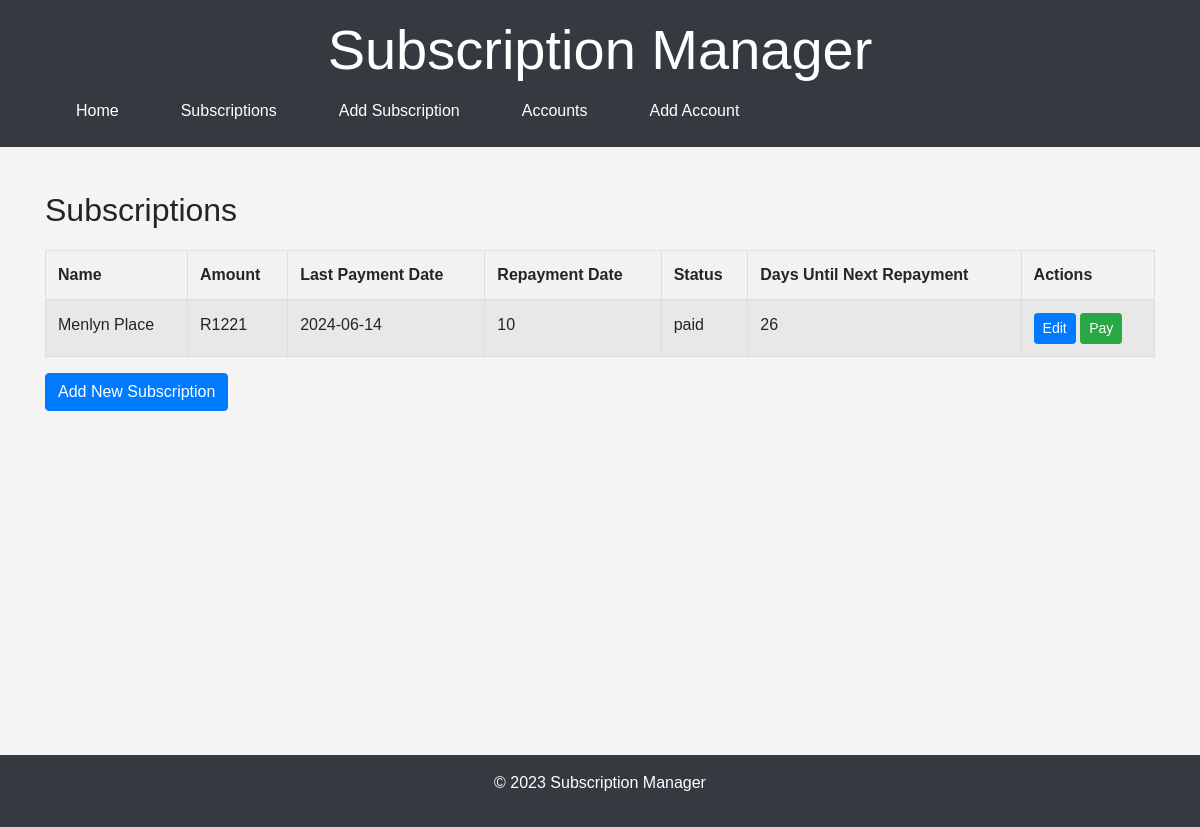
Page /subscriptions/ on the earlier database version.
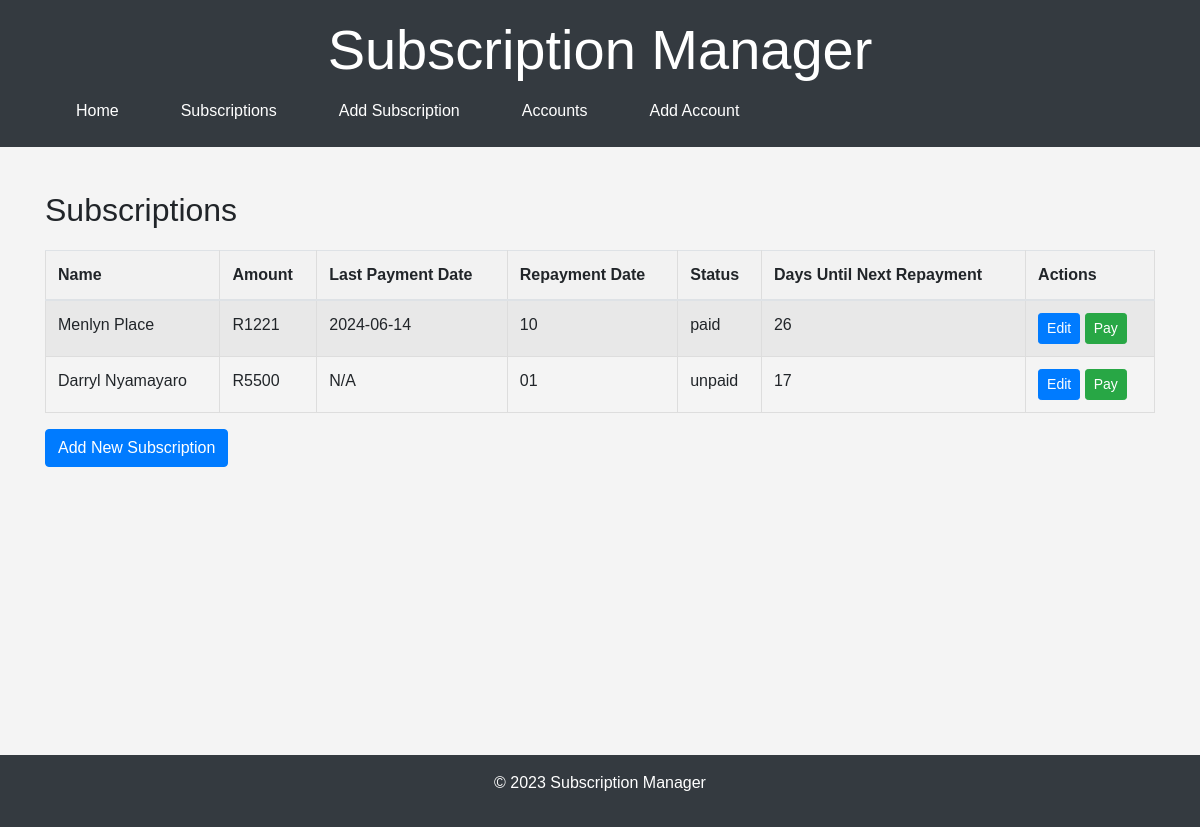
Same page on the later database version.
### models.py (models this page shows)
class Subscription(Base):
    __tablename__ = "subscriptions"
    id = Column(Integer, primary_key=True, index=True)
    name = Column(String, index=True)
    payment_amount = Column(Integer)
    payment_date = Column(DateTime, nullable=True)  # Initialize as None
    repayment_date = Column(String, default="01-01")  # Default to January 1st
    status = Column(String, default="unpaid")
    account_id = Column(Integer, ForeignKey("accounts.id"), nullable=True)
    account = relationship("Account", back_populates="subscriptions")

### main.py (the view)
@app.get("/subscriptions/")
def read_subscriptions(request: Request, db: Session = Depends(get_db)):
    try:
        subscriptions = crud.get_subscriptions(db)
        for subscription in subscriptions:
            subscription.days_until_next_repayment = crud.get_days_until_next_repayment(subscription)
        return templates.TemplateResponse("subscriptions.html", {"request": request, "subscriptions": subscriptions})
    except Exception as e:
        logging.error(f"Error fetching subscriptions data: {e}")
        raise HTTPException(status_code=500, detail="Internal Server Error")

### Templates/subscriptions.html
{% extends "base.html" %}
{% block content %}
<h2>Subscriptions</h2>
<table class="table table-striped">
    <thead>
        <tr>
            <th>Name</th>
            <th>Amount</th>
            <th>Last Payment Date</th>
            <th>Repayment Date</th>
            <th>Status</th>
            <th>Days Until Next Repayment</th>
            <th>Actions</th>
        </tr>
    </thead>
    <tbody>
        {% for subscription in subscriptions %}
        <tr>
            <td>{{ subscription.name }}</td>
            <td>R{{ subscription.payment_amount }}</td>
            <td>{{ subscription.payment_date.strftime('%Y-%m-%d') if subscription.payment_date else 'N/A' }}</td>
            <td>{{ subscription.repayment_date }}</td>
            <td>{{ subscription.status }}</td>
            <td>{{ subscription.days_until_next_repayment }}</td>
            <td>
                <a href="/subscriptions/edit/{{ subscription.id }}" class="btn btn-primary btn-sm">Edit</a>
                <form method="post" action="/subscriptions/pay/{{ subscription.id }}" style="display:inline;">
                    <button type="submit" class="btn btn-success btn-sm">Pay</button>
                </form>
            </td>
        </tr>
        {% endfor %}
    </tbody>
</table>
<a href="/subscriptions/add/" class="btn btn-primary">Add New Subscription</a>
{% endblock %}

### Templates/base.html (shortened to what this page needs)
<!DOCTYPE html>
<html lang="en">
<head>
    <link rel="stylesheet" href="https://stackpath.bootstrapcdn.com/bootstrap/4.5.2/css/bootstrap.min.css">
    <link rel="stylesheet" href="/static/css/styles.css">
</head>
<body>
    <header class="bg-dark text-white py-3">
        <div class="container">
            <h1 class="display-4">Subscription Manager</h1>
            <nav class="nav nav-pills">
                <a class="nav-link text-white" href="/">Home</a>
                <a class="nav-link text-white" href="/subscriptions/">Subscriptions</a>
                <a class="nav-link text-white" href="/subscriptions/add/">Add Subscription</a>
                <a class="nav-link text-white" href="/accounts/">Accounts</a>
                <a class="nav-link text-white" href="/accounts/add/">Add Account</a>
            </nav>
        </div>
    </header>
    <main class="container my-4">
        {% block content %}{% endblock %}
    </main>
    <footer class="bg-dark text-white text-center py-3">
        <div class="container">
            <p>&copy; 2023 Subscription Manager</p>
        </div>
    </footer>
</body>
</html>

### Static/css/styles.css (style rules this page uses)
body { font-family: Arial, sans-serif; margin: 0; padding: 0; background-color: #f4f4f4; }
header { background-color: #333; color: #fff; padding: 1em 0; text-align: center; }
nav a { color: #fff; margin: 0 15px; text-decoration: none; }
main { padding: 20px; }
table { width: 100%; border-collapse: collapse; margin: 20px 0; }
table, th, td { border: 1px solid #ddd; padding: 8px; }
th { background-color: #f2f2f2; }

### Templates/base.html (style rules this page uses)
main { min-height: 70vh; padding-top: 20px; padding-bottom: 20px; }

Differences in the rows shown:
added Subscription: name "Darryl Nyamayaro", payment_amount "5500", payment_date "N/A", repayment_date "01", status "unpaid", days_until_next_repayment "17"
